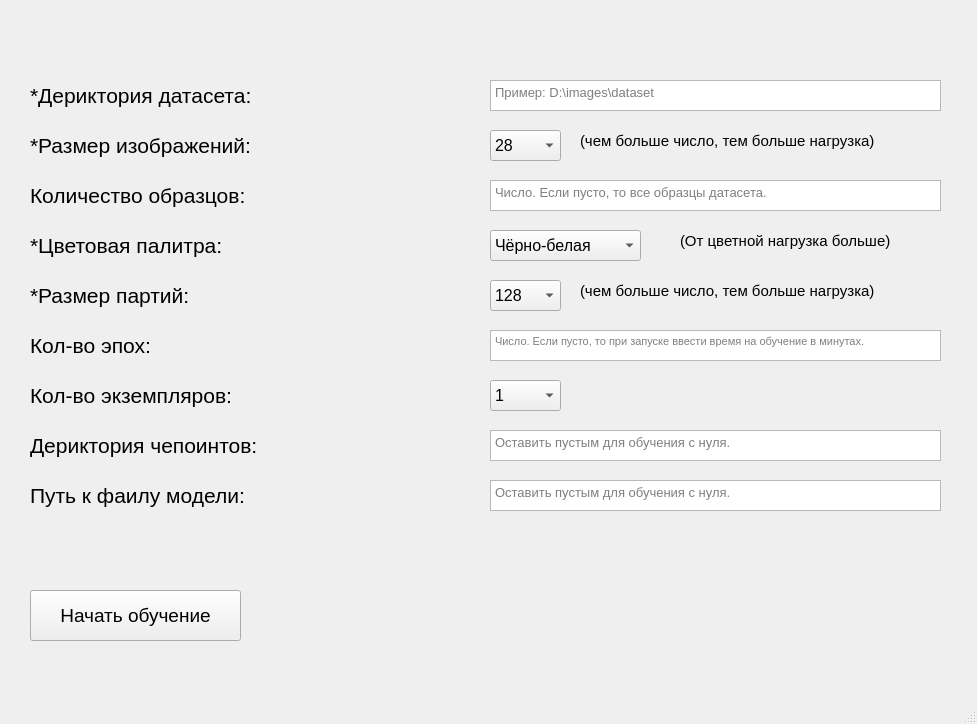
<?xml version="1.0" encoding="UTF-8"?>
<ui version="4.0">
 <class>MainWindow</class>
 <widget class="QMainWindow" name="MainWindow">
  <property name="geometry">
   <rect>
    <x>0</x>
    <y>0</y>
    <width>977</width>
    <height>724</height>
   </rect>
  </property>
  <property name="windowTitle">
   <string>MainWindow</string>
  </property>
  <widget class="QWidget" name="centralwidget">
   <widget class="QLabel" name="label">
    <property name="geometry">
     <rect>
      <x>30</x>
      <y>80</y>
      <width>351</width>
      <height>31</height>
     </rect>
    </property>
    <property name="font">
     <font>
      <pointsize>16</pointsize>
     </font>
    </property>
    <property name="text">
     <string>*Дериктория датасета:</string>
    </property>
   </widget>
   <widget class="QTextEdit" name="textEdit_2">
    <property name="geometry">
     <rect>
      <x>490</x>
      <y>180</y>
      <width>451</width>
      <height>31</height>
     </rect>
    </property>
    <property name="font">
     <font>
      <pointsize>10</pointsize>
     </font>
    </property>
    <property name="html">
     <string>&lt;!DOCTYPE HTML PUBLIC &quot;-//W3C//DTD HTML 4.0//EN&quot; &quot;http://www.w3.org/TR/REC-html40/strict.dtd&quot;&gt;
&lt;html&gt;&lt;head&gt;&lt;meta name=&quot;qrichtext&quot; content=&quot;1&quot; /&gt;&lt;style type=&quot;text/css&quot;&gt;
p, li { white-space: pre-wrap; }
&lt;/style&gt;&lt;/head&gt;&lt;body style=&quot; font-family:'MS Shell Dlg 2'; font-size:10pt; font-weight:400; font-style:normal;&quot;&gt;
&lt;p style=&quot;-qt-paragraph-type:empty; margin-top:0px; margin-bottom:0px; margin-left:0px; margin-right:0px; -qt-block-indent:0; text-indent:0px; font-size:7.8pt;&quot;&gt;&lt;br /&gt;&lt;/p&gt;&lt;/body&gt;&lt;/html&gt;</string>
    </property>
    <property name="placeholderText">
     <string>Число. Если пусто, то все образцы датасета.</string>
    </property>
   </widget>
   <widget class="QLabel" name="label_2">
    <property name="geometry">
     <rect>
      <x>30</x>
      <y>180</y>
      <width>281</width>
      <height>31</height>
     </rect>
    </property>
    <property name="font">
     <font>
      <pointsize>16</pointsize>
     </font>
    </property>
    <property name="text">
     <string>Количество образцов:</string>
    </property>
   </widget>
   <widget class="QLabel" name="label_3">
    <property name="geometry">
     <rect>
      <x>30</x>
      <y>280</y>
      <width>231</width>
      <height>31</height>
     </rect>
    </property>
    <property name="font">
     <font>
      <pointsize>16</pointsize>
     </font>
    </property>
    <property name="text">
     <string>*Размер партий:</string>
    </property>
   </widget>
   <widget class="QTextEdit" name="textEdit_4">
    <property name="geometry">
     <rect>
      <x>490</x>
      <y>330</y>
      <width>451</width>
      <height>31</height>
     </rect>
    </property>
    <property name="font">
     <font>
      <pointsize>8</pointsize>
     </font>
    </property>
    <property name="placeholderText">
     <string>Число. Если пусто, то при запуске ввести время на обучение в минутах.</string>
    </property>
   </widget>
   <widget class="QLabel" name="label_4">
    <property name="geometry">
     <rect>
      <x>30</x>
      <y>330</y>
      <width>321</width>
      <height>31</height>
     </rect>
    </property>
    <property name="font">
     <font>
      <pointsize>16</pointsize>
     </font>
    </property>
    <property name="text">
     <string>Кол-во эпох:</string>
    </property>
   </widget>
   <widget class="QTextEdit" name="textEdit_5">
    <property name="geometry">
     <rect>
      <x>490</x>
      <y>480</y>
      <width>451</width>
      <height>31</height>
     </rect>
    </property>
    <property name="font">
     <font>
      <pointsize>10</pointsize>
     </font>
    </property>
    <property name="placeholderText">
     <string>Оставить пустым для обучения с нуля.</string>
    </property>
   </widget>
   <widget class="QLabel" name="label_5">
    <property name="geometry">
     <rect>
      <x>30</x>
      <y>480</y>
      <width>351</width>
      <height>31</height>
     </rect>
    </property>
    <property name="font">
     <font>
      <pointsize>16</pointsize>
     </font>
    </property>
    <property name="text">
     <string>Путь к фаилу модели:</string>
    </property>
   </widget>
   <widget class="QLabel" name="label_6">
    <property name="geometry">
     <rect>
      <x>30</x>
      <y>430</y>
      <width>321</width>
      <height>31</height>
     </rect>
    </property>
    <property name="font">
     <font>
      <pointsize>16</pointsize>
     </font>
    </property>
    <property name="text">
     <string>Дериктория чепоинтов:</string>
    </property>
   </widget>
   <widget class="QLabel" name="label_7">
    <property name="geometry">
     <rect>
      <x>30</x>
      <y>380</y>
      <width>341</width>
      <height>31</height>
     </rect>
    </property>
    <property name="font">
     <font>
      <pointsize>16</pointsize>
     </font>
    </property>
    <property name="text">
     <string>Кол-во экземпляров:</string>
    </property>
   </widget>
   <widget class="QTextEdit" name="textEdit_8">
    <property name="geometry">
     <rect>
      <x>490</x>
      <y>430</y>
      <width>451</width>
      <height>31</height>
     </rect>
    </property>
    <property name="font">
     <font>
      <pointsize>10</pointsize>
     </font>
    </property>
    <property name="placeholderText">
     <string>Оставить пустым для обучения с нуля.</string>
    </property>
   </widget>
   <widget class="QLabel" name="label_11">
    <property name="geometry">
     <rect>
      <x>30</x>
      <y>130</y>
      <width>451</width>
      <height>31</height>
     </rect>
    </property>
    <property name="font">
     <font>
      <pointsize>16</pointsize>
     </font>
    </property>
    <property name="text">
     <string>*Размер изображений:</string>
    </property>
   </widget>
   <widget class="QTextEdit" name="textEdit_13">
    <property name="geometry">
     <rect>
      <x>490</x>
      <y>80</y>
      <width>451</width>
      <height>31</height>
     </rect>
    </property>
    <property name="font">
     <font>
      <pointsize>10</pointsize>
     </font>
    </property>
    <property name="html">
     <string>&lt;!DOCTYPE HTML PUBLIC &quot;-//W3C//DTD HTML 4.0//EN&quot; &quot;http://www.w3.org/TR/REC-html40/strict.dtd&quot;&gt;
&lt;html&gt;&lt;head&gt;&lt;meta name=&quot;qrichtext&quot; content=&quot;1&quot; /&gt;&lt;style type=&quot;text/css&quot;&gt;
p, li { white-space: pre-wrap; }
&lt;/style&gt;&lt;/head&gt;&lt;body style=&quot; font-family:'MS Shell Dlg 2'; font-size:10pt; font-weight:400; font-style:normal;&quot;&gt;
&lt;p style=&quot;-qt-paragraph-type:empty; margin-top:0px; margin-bottom:0px; margin-left:0px; margin-right:0px; -qt-block-indent:0; text-indent:0px;&quot;&gt;&lt;br /&gt;&lt;/p&gt;&lt;/body&gt;&lt;/html&gt;</string>
    </property>
    <property name="placeholderText">
     <string>Пример: D:\images\dataset</string>
    </property>
   </widget>
   <widget class="QComboBox" name="comboBox">
    <property name="geometry">
     <rect>
      <x>490</x>
      <y>380</y>
      <width>71</width>
      <height>31</height>
     </rect>
    </property>
    <property name="font">
     <font>
      <pointsize>12</pointsize>
     </font>
    </property>
    <item>
     <property name="text">
      <string>1</string>
     </property>
    </item>
    <item>
     <property name="text">
      <string>4</string>
     </property>
    </item>
    <item>
     <property name="text">
      <string>9</string>
     </property>
    </item>
    <item>
     <property name="text">
      <string>16</string>
     </property>
    </item>
   </widget>
   <widget class="QComboBox" name="comboBox_2">
    <property name="geometry">
     <rect>
      <x>490</x>
      <y>130</y>
      <width>71</width>
      <height>31</height>
     </rect>
    </property>
    <property name="font">
     <font>
      <pointsize>12</pointsize>
     </font>
    </property>
    <item>
     <property name="text">
      <string>28</string>
     </property>
    </item>
    <item>
     <property name="text">
      <string>32</string>
     </property>
    </item>
   </widget>
   <widget class="QLabel" name="label_13">
    <property name="geometry">
     <rect>
      <x>580</x>
      <y>120</y>
      <width>361</width>
      <height>41</height>
     </rect>
    </property>
    <property name="font">
     <font>
      <pointsize>11</pointsize>
     </font>
    </property>
    <property name="text">
     <string>(чем больше число, тем больше нагрузка)</string>
    </property>
   </widget>
   <widget class="QLabel" name="label_14">
    <property name="geometry">
     <rect>
      <x>580</x>
      <y>270</y>
      <width>361</width>
      <height>41</height>
     </rect>
    </property>
    <property name="font">
     <font>
      <pointsize>11</pointsize>
     </font>
    </property>
    <property name="text">
     <string>(чем больше число, тем больше нагрузка)</string>
    </property>
   </widget>
   <widget class="QComboBox" name="comboBox_3">
    <property name="geometry">
     <rect>
      <x>490</x>
      <y>280</y>
      <width>71</width>
      <height>31</height>
     </rect>
    </property>
    <property name="font">
     <font>
      <pointsize>12</pointsize>
     </font>
    </property>
    <item>
     <property name="text">
      <string>128</string>
     </property>
    </item>
    <item>
     <property name="text">
      <string>256</string>
     </property>
    </item>
    <item>
     <property name="text">
      <string>512</string>
     </property>
    </item>
   </widget>
   <widget class="QLabel" name="label_8">
    <property name="geometry">
     <rect>
      <x>30</x>
      <y>230</y>
      <width>341</width>
      <height>31</height>
     </rect>
    </property>
    <property name="font">
     <font>
      <pointsize>16</pointsize>
     </font>
    </property>
    <property name="text">
     <string>*Цветовая палитра:</string>
    </property>
   </widget>
   <widget class="QComboBox" name="comboBox_4">
    <property name="geometry">
     <rect>
      <x>490</x>
      <y>230</y>
      <width>151</width>
      <height>31</height>
     </rect>
    </property>
    <property name="sizePolicy">
     <sizepolicy hsizetype="Preferred" vsizetype="Fixed">
      <horstretch>0</horstretch>
      <verstretch>0</verstretch>
     </sizepolicy>
    </property>
    <property name="font">
     <font>
      <pointsize>12</pointsize>
     </font>
    </property>
    <item>
     <property name="text">
      <string>Чёрно-белая</string>
     </property>
    </item>
    <item>
     <property name="text">
      <string>Цветная</string>
     </property>
    </item>
   </widget>
   <widget class="QLabel" name="label_16">
    <property name="geometry">
     <rect>
      <x>680</x>
      <y>220</y>
      <width>361</width>
      <height>41</height>
     </rect>
    </property>
    <property name="font">
     <font>
      <pointsize>11</pointsize>
     </font>
    </property>
    <property name="text">
     <string>(От цветной нагрузка больше)</string>
    </property>
   </widget>
   <widget class="QPushButton" name="pushButton">
    <property name="geometry">
     <rect>
      <x>30</x>
      <y>590</y>
      <width>211</width>
      <height>51</height>
     </rect>
    </property>
    <property name="font">
     <font>
      <pointsize>14</pointsize>
     </font>
    </property>
    <property name="text">
     <string>Начать обучение</string>
    </property>
   </widget>
   <widget class="QLabel" name="label_9">
    <property name="enabled">
     <bool>false</bool>
    </property>
    <property name="geometry">
     <rect>
      <x>360</x>
      <y>620</y>
      <width>541</width>
      <height>31</height>
     </rect>
    </property>
    <property name="font">
     <font>
      <pointsize>14</pointsize>
      <weight>50</weight>
      <bold>false</bold>
     </font>
    </property>
    <property name="text">
     <string/>
    </property>
    <property name="alignment">
     <set>Qt::AlignCenter</set>
    </property>
    <property name="wordWrap">
     <bool>false</bool>
    </property>
   </widget>
   <widget class="QLabel" name="label_10">
    <property name="enabled">
     <bool>false</bool>
    </property>
    <property name="geometry">
     <rect>
      <x>364</x>
      <y>665</y>
      <width>541</width>
      <height>41</height>
     </rect>
    </property>
    <property name="font">
     <font>
      <pointsize>10</pointsize>
     </font>
    </property>
    <property name="text">
     <string/>
    </property>
    <property name="alignment">
     <set>Qt::AlignCenter</set>
    </property>
   </widget>
  </widget>
  <widget class="QStatusBar" name="statusbar"/>
 </widget>
 <resources/>
 <connections/>
</ui>
